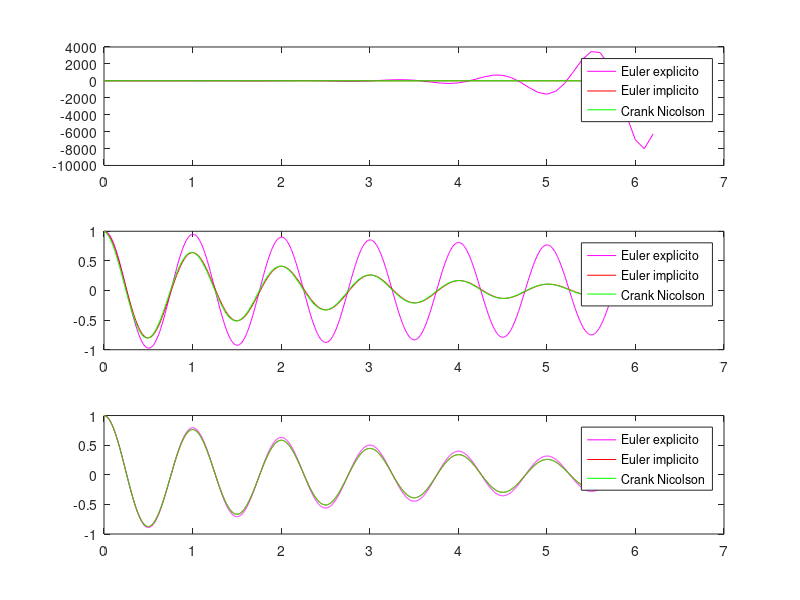

MATLAB code to generate this figure:

clear all ; close all; clc
w=2*pi;
b=0.5;
H = [0.1, 0.01, 0.001];
A = [0 1 ; -w^2 -b];
Y0=[1 0]';

for j=1:length(H)
  
  h=H(j);
  
  %Matriz de paso para euler explicito
  PE = h*A + eye(2);

  inter = 0:h:2*pi;
  eexp = [Y0 zeros(2,length(inter)-1)];

  for i=2:length(inter)
    eexp(:,i) = PE*eexp(:,i-1);
  endfor


  %Matriz de paso para euler implicito
  PI = eye(2) -  h*A;
  eimp = [Y0 zeros(2,length(inter)-1)];

  for i=2:length(inter)
    eimp(:,i) = PI\eimp(:,i-1);
  endfor

  %Crank Nicolson
  cnic = [Y0 zeros(2,length(inter)-1)];
  for i=2:length(inter)
    cnic(:,i) = PI\(PE*eimp(:,i-1));
  endfor
  subplot(3,1,j);
  plot(inter, eexp(1,:), '-m' ,inter, eimp(1,:), '-r', inter, cnic(1,:), '-g');
  legend('Euler explicito', 'Euler implicito', 'Crank Nicolson');
endfor



